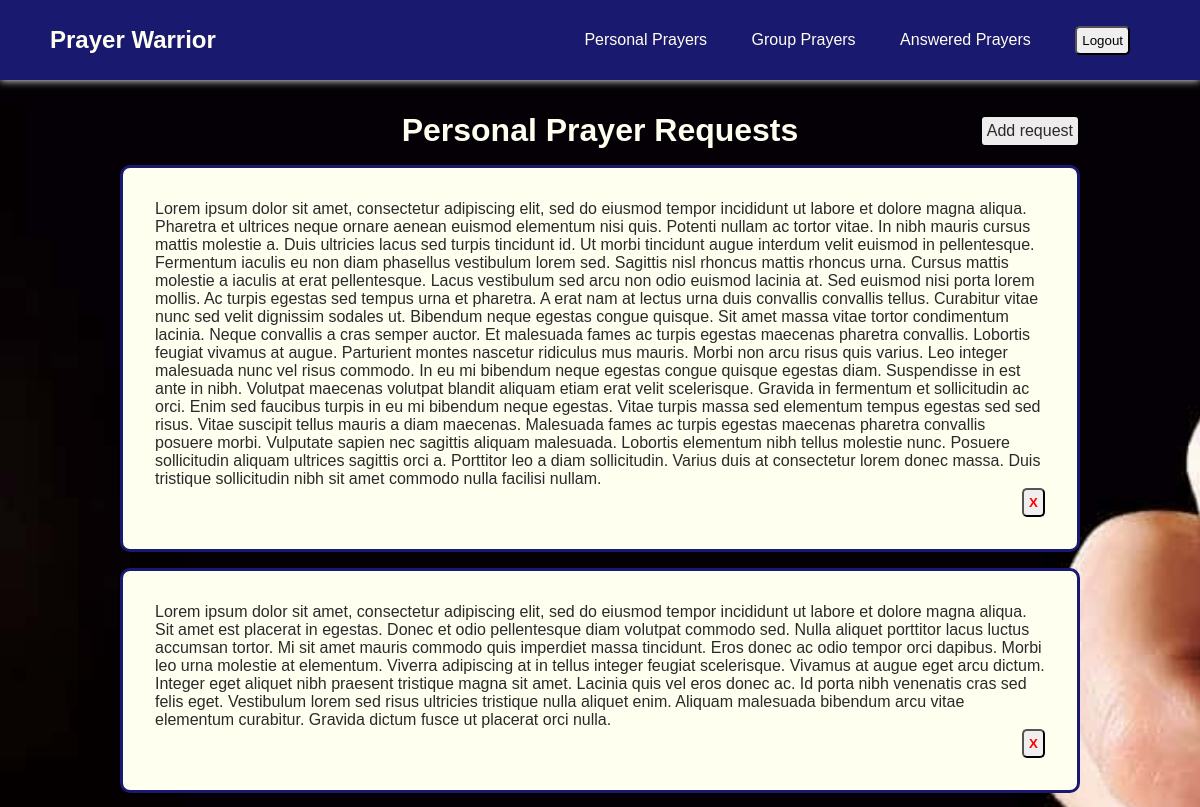
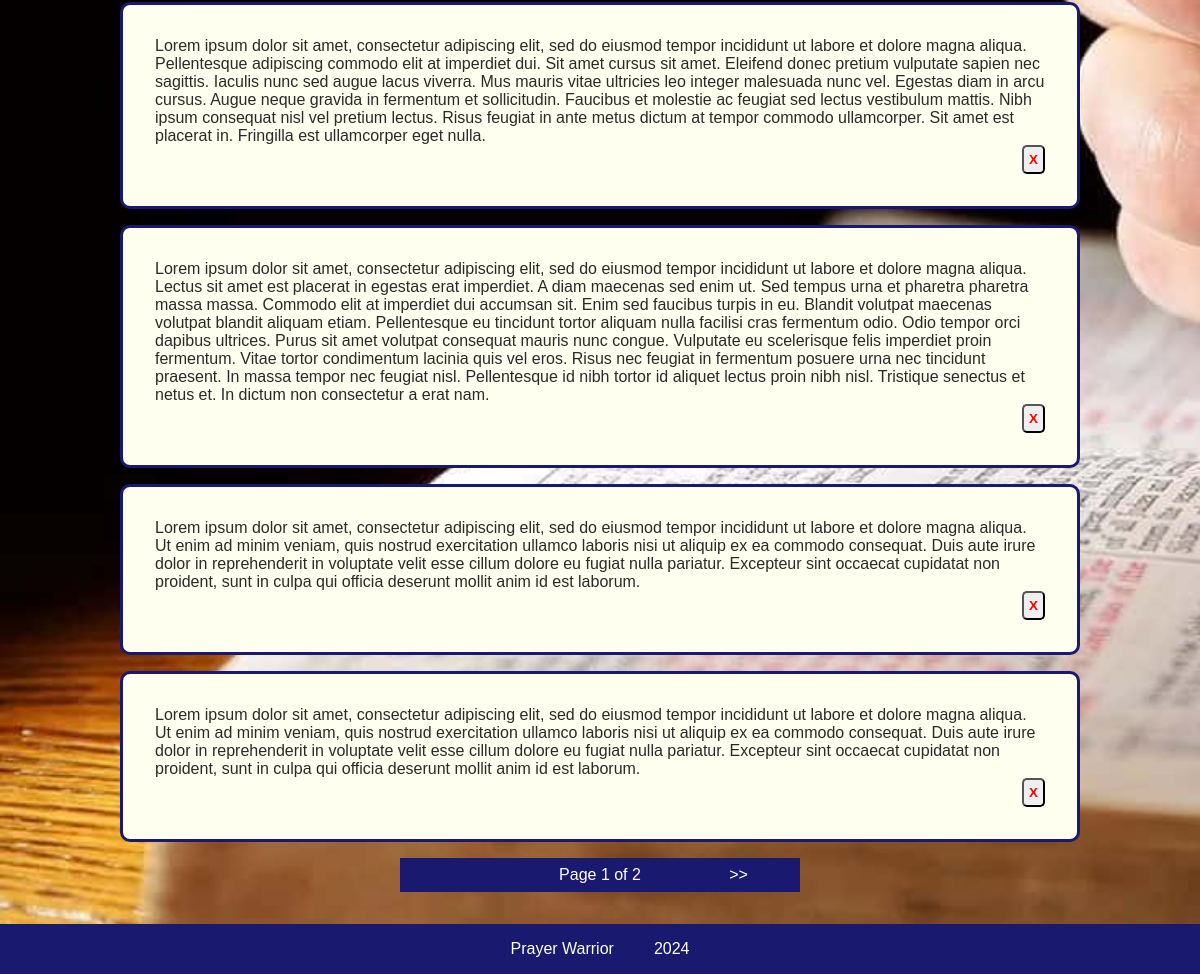
Screenshot of /app/personal-prayer/ (signed in) with the database file from the repository (2 pictures, top to bottom).
### app/models.py (models this page shows, shortened)
class PrayerRequest(models.Model):
    datetime = models.DateTimeField(auto_now_add=True)
    user = models.ForeignKey(User, on_delete=models.CASCADE)
    content = models.TextField()
    answered = models.BooleanField(default=False)

### app/views.py (the view)
# urls.py: path("personal-prayer/", views.PersonalPrayerView.as_view(), name="personal-prayer"),
class PersonalPrayerView(LoginRequiredMixin, generic.ListView):
    model = PrayerRequest
    login_url = reverse_lazy("login")
    template_name = "app/personal-prayer.html"
    paginate_by = 6
    def get_context_data(self, **kwargs):
        context = super().get_context_data(**kwargs)
        context["prayer_request_list"] = self.model.objects.filter(user=self.request.user)
        return context
    def get_queryset(self):
        queryset = super().get_queryset()
        prayer_request_list = self.model.objects.filter(user=self.request.user)
        if prayer_request_list:
            queryset = prayer_request_list
        return queryset

### app/templates/app/personal-prayer.html (shortened to what this page needs)
{% extends "app/navbar.html" %}
{% load static %}
{% block page-style %} <link rel="stylesheet" href="{% static 'app/personal-prayer.css' %}"> {% endblock %}
{% block content %}
<div class="page-container">
    <div class="header">
        <h1>Personal Prayer Requests</h1>
        <div class="buttons">
            <a href="{% url 'app:prayer-request' %}" class="add-button">Add request</a>
        </div>
    </div>
{% if prayer_request_list %}
    <div class="flex-container">
    {% for prayer_request in page_obj %}
        <div class="prayer-request">
            <div>{{ prayer_request.content }}</div>
            <button type="button" class="delete-button">X</button>
        </div>
    {% endfor %}
    </div>
{% else %}
    <p>No items</p>
{% endif %}
    <div class="pagination">
        <div class="previous">
        </div>
        <div class="current-page">
            Page {{ page_obj.number }} of {{ page_obj.paginator.num_pages }}
        </div>
        <div class="next">
            {% if page_obj.has_next %}
                <a href="?page={{ page_obj.next_page_number }}">>></a>
            {% else %}
                <p class="hidden">>></p>
            {% endif %}
        </div>
    </div>
</div>
{% endblock %}

### app/static/app/base.css (style rules this page uses)
:root { --primary-color: rgb(25, 25, 112); --secondary-color: rgb(255, 255, 240); --accent-color: rgb(220, 20, 60); --background-color: rgb(248, 248, 255); --text-color: rgb(42, 42, 42); }
body { color: var(--text-color); box-sizing: border-box; background-repeat: no-repeat; background-color: black; background-image: url(images/prayer-3.jpg); background-size: cover; background-position: 0 5rem; }
h1 { font-size: 2rem; color: var(--secondary-color); }
.add-button { background-color: rgb(238, 236, 236); text-align: center; border-radius: 5px; padding: 5px; color: var(--text-color); height: 2rem; font-size: 1rem; border: 2px solid black; }

### app/static/app/navbar.css (style rules this page uses)
* { margin: 0; padding: 0; font-family: Arial, Helvetica, sans-serif; box-sizing: border-box; }
button { cursor: pointer; padding: 3px; }

### app/static/app/personal-prayer.css (style rules this page uses)
h1 { text-align: center; }
.flex-container { display: flex; flex-direction: column; align-items: center; }
.prayer-request { border: 3px solid var(--primary-color); border-radius: 10px; padding: 2rem; width: 80vw; margin-top: 1rem; background-color: var(--secondary-color); }
.header { display: grid; grid-template-columns: 1fr auto 1fr; justify-items: center; width: 80vw; }
.header > *:nth-child(1) { grid-column-start: 2; }
.header > *:nth-child(2) { margin-left: auto; }
button { border-radius: 5px; padding: 5px; }
a { text-decoration: none; color: var(--text-color); }
.page-container { display: flex; flex-direction: column; align-items: center; }
.buttons { display: flex; align-items: center; }
.delete-button { color: red; font-weight: bold; float: right }
.pagination { display: flex; color: white; width: 400px; background-color: var(--primary-color); padding: 0.5rem; margin-top: 1rem; justify-content: space-around; }
.pagination a { color: white; }

### rows the page displays
PrayerRequest: content "Lorem ipsum dolor sit amet, consectetur adipiscing elit, sed do eiusmod tempor incididunt ut labore et dolore magna aliqua. Pharetra et ultrices neque ornare aenean euismod elementum nisi quis. Potenti nullam ac tortor vitae. In nibh mauris cursus mattis molestie a. Duis ultricies lacus sed turpis tincidunt id. Ut morbi tincidunt augue interdum velit euismod in pellentesque. Fermentum iaculis eu non diam phasellus vestibulum lorem sed. Sagittis nisl rhoncus mattis rhoncus urna. Cursus mattis molestie a iaculis at erat pellentesque. Lacus vestibulum sed arcu non odio euismod lacinia at. Sed euismod nisi porta lorem mollis. Ac turpis egestas sed tempus urna et pharetra. A erat nam at lectus…"
PrayerRequest: content "Lorem ipsum dolor sit amet, consectetur adipiscing elit, sed do eiusmod tempor incididunt ut labore et dolore magna aliqua. Sit amet est placerat in egestas. Donec et odio pellentesque diam volutpat commodo sed. Nulla aliquet porttitor lacus luctus accumsan tortor. Mi sit amet mauris commodo quis imperdiet massa tincidunt. Eros donec ac odio tempor orci dapibus. Morbi leo urna molestie at elementum. Viverra adipiscing at in tellus integer feugiat scelerisque. Vivamus at augue eget arcu dictum. Integer eget aliquet nibh praesent tristique magna sit amet. Lacinia quis vel eros donec ac. Id porta nibh venenatis cras sed felis eget. Vestibulum lorem sed risus ultricies tristique nulla aliquet…"
PrayerRequest: content "Lorem ipsum dolor sit amet, consectetur adipiscing elit, sed do eiusmod tempor incididunt ut labore et dolore magna aliqua. Pellentesque adipiscing commodo elit at imperdiet dui. Sit amet cursus sit amet. Eleifend donec pretium vulputate sapien nec sagittis. Iaculis nunc sed augue lacus viverra. Mus mauris vitae ultricies leo integer malesuada nunc vel. Egestas diam in arcu cursus. Augue neque gravida in fermentum et sollicitudin. Faucibus et molestie ac feugiat sed lectus vestibulum mattis. Nibh ipsum consequat nisl vel pretium lectus. Risus feugiat in ante metus dictum at tempor commodo ullamcorper. Sit amet est placerat in. Fringilla est ullamcorper eget nulla."
PrayerRequest: content "Lorem ipsum dolor sit amet, consectetur adipiscing elit, sed do eiusmod tempor incididunt ut labore et dolore magna aliqua. Lectus sit amet est placerat in egestas erat imperdiet. A diam maecenas sed enim ut. Sed tempus urna et pharetra pharetra massa massa. Commodo elit at imperdiet dui accumsan sit. Enim sed faucibus turpis in eu. Blandit volutpat maecenas volutpat blandit aliquam etiam. Pellentesque eu tincidunt tortor aliquam nulla facilisi cras fermentum odio. Odio tempor orci dapibus ultrices. Purus sit amet volutpat consequat mauris nunc congue. Vulputate eu scelerisque felis imperdiet proin fermentum. Vitae tortor condimentum lacinia quis vel eros. Risus nec feugiat in fermentum…"
PrayerRequest: content "Lorem ipsum dolor sit amet, consectetur adipiscing elit, sed do eiusmod tempor incididunt ut labore et dolore magna aliqua. Ut enim ad minim veniam, quis nostrud exercitation ullamco laboris nisi ut aliquip ex ea commodo consequat. Duis aute irure dolor in reprehenderit in voluptate velit esse cillum dolore eu fugiat nulla pariatur. Excepteur sint occaecat cupidatat non proident, sunt in culpa qui officia deserunt mollit anim id est laborum."
PrayerRequest: content "Lorem ipsum dolor sit amet, consectetur adipiscing elit, sed do eiusmod tempor incididunt ut labore et dolore magna aliqua. Ut enim ad minim veniam, quis nostrud exercitation ullamco laboris nisi ut aliquip ex ea commodo consequat. Duis aute irure dolor in reprehenderit in voluptate velit esse cillum dolore eu fugiat nulla pariatur. Excepteur sint occaecat cupidatat non proident, sunt in culpa qui officia deserunt mollit anim id est laborum."

### other values shown
{{ page_obj.number }} "1"
{{ page_obj.paginator.num_pages }} "2"
